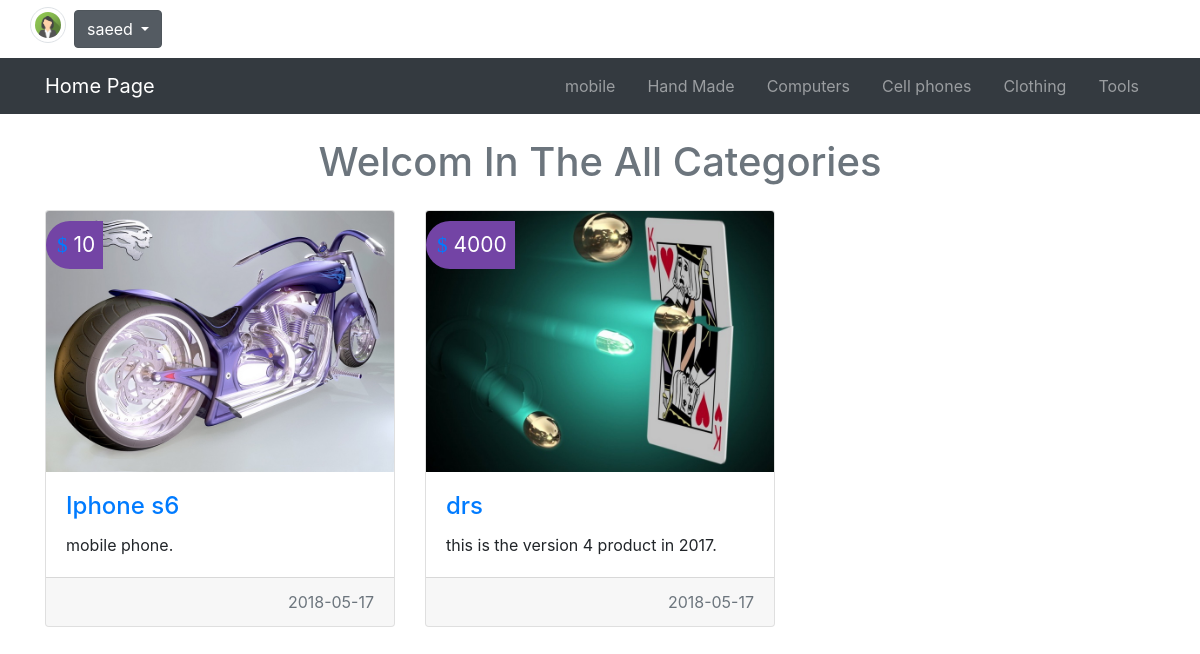
The page /Site/index.php (signed in) on the database its author committed.
### tables this page shows
CREATE TABLE `users` (
  `UserID` int(11) NOT NULL COMMENT 'USE to identify the user',
  `UserName` varchar(255) NOT NULL COMMENT 'user name to login',
  `Password` varchar(255) NOT NULL COMMENT 'password to login',
  `Email` varchar(255) NOT NULL COMMENT 'Email ',
  `FullName` varchar(255) NOT NULL DEFAULT 'Unknown' COMMENT 'Full name to display in page',
  `Avater` varchar(255) NOT NULL,
  `GroupID` int(11) NOT NULL DEFAULT '0' COMMENT 'identify user group',
  `TrustStatus` int(11) NOT NULL DEFAULT '0' COMMENT 'saller Rank',
  `RegStatus` int(11) NOT NULL DEFAULT '0' COMMENT 'user approvel',
  `Date` date NOT NULL
);

CREATE TABLE `categories` (
  `ID` int(11) NOT NULL,
  `Name` varchar(255) NOT NULL,
  `Description` text NOT NULL,
  `Parent` int(11) NOT NULL DEFAULT '0',
  `Ordering` int(11) NOT NULL,
  `Visiblity` tinyint(4) NOT NULL DEFAULT '0',
  `Allow_Comments` tinyint(4) NOT NULL DEFAULT '0',
  `Allow_Ads` tinyint(4) NOT NULL DEFAULT '0'
);

CREATE TABLE `items` (
  `Item_ID` int(11) NOT NULL,
  `Name` varchar(255) NOT NULL,
  `Description` text NOT NULL,
  `Price` varchar(255) NOT NULL,
  `Add_Date` date NOT NULL,
  `Country_Made` varchar(255) NOT NULL,
  `Image` varchar(255) NOT NULL,
  `Status` varchar(255) NOT NULL,
  `Rating` smallint(6) NOT NULL,
  `Approve` tinyint(4) NOT NULL DEFAULT '0',
  `Cat_ID` int(11) NOT NULL,
  `Member_ID` int(11) NOT NULL,
  `Tags` varchar(255) NOT NULL
);

### Site/index.php (called while the page is built, shortened)
<?php
include_once "../include/function/autoloader.php" ;
try
    {
        $cat = new operateDB('categories');
        $data = $cat->Get_all_sorting("ID",$sorting='ASC',$cond ="where Parent = 0" );
    }
    catch(Exception $ex)
    {
        $error = $ex->getMessage();
        $check = FALSE;
    }
include_once "../include/function/init.php";
if(isset($_GET['page']))
           {
               $url = "controller/".$_GET['page'].".php";
               if(is_file($url))
               {
                include_once $url;
               }
               else
               {
                   echo 'error  this is not fille';
               }
           }
          else
          {
            include_once './controller/AllCategories.php';
          }
include_once "../include/templates/footer.php" ;
?>

### app/models/operateDB.php (called while the page is built, shortened)
<?php
   include_once "../include/function/autoloader.php" ;
   class operateDB extends DB_Connect
   {
    private $tablename ;
    function __construct($table)
    {
        $this->tablename = $table;
    }
    function Get_data_by_colum($colum,$cond)
    {
        $this->db = $this->conectDb();
        $stmt = $this->db->conn->prepare("select * from $this->tablename where $colum = ? LIMIT 1");
        $stmt->execute(array($cond));
        $count = $stmt->rowCount();
        $this->data = $stmt->fetch();
        if($count > 0)
        {
            return $this->data ;
             return TRUE;
        }
        else
        {
            throw new Exception("Error Processing Not Found The userName or password error");
            $this->close($this->db);
            return FALSE;
        }
    }
function Get_all_sorting($order,$sorting='ASC',$cond ="",$flag=1)
{
    $this->db = $this->conectDb();
    $stmt = $this->db->conn->prepare("select * from $this->tablename  $cond ORDER by $order $sorting");
    $stmt->execute();
    $count = $stmt->rowCount();
    $this->data = $stmt->fetchAll();
    if($flag == 1)
    {
        if($count > 0)
        {
            return $this->data;
        }
        else
        {
            throw new Exception("Error Processing Not Found The userName or password error");
            $this->close($this->db);
            return FALSE;
        }
    }
    else
    {
        return  $this->data ;
    }
}
function Get_all_ordering($orederby,$type ,$cond="")
    {
        $this->db = $this->conectDb();
        $stmt = $this->db->conn->prepare("select * from $this->tablename $cond ORDER by $orederby $type");
        $stmt->execute();
        $this->data = $stmt->fetchAll();
        $count = $stmt->rowCount();
        if($count > 0)
        {
            return $this->data;
        }
        else
        {
            throw new Exception("Error Processing Not Found Data in Table  ");
            $this->close($this->db);
            return FALSE;
        }
    }
}
?>

### app/models/DB_Connect.php (called while the page is built, shortened)
<?php
class DB_Connect
{
  function conectDb()
  {
    try
    {
        include_once "../include/function/autoloader.php" ;
        $vars = "../include/function/vars.php";
        $db = new database($vars);
    }
    catch(Exception $ex)
            {
                echo $ex->getMessage();
            }
      return $db;
    }
}
?>

### include/function/vars.php (called while the page is built)
<?php
 $host = 'localhost';
 $db = 'shop';
 $dsn = "mysql:host=$host;dbname=$db";
 $user = "root";
 $pass = "";
 $option  =  array(PDO::MYSQL_ATTR_INIT_COMMAND => "set NAMES utf8" );
?>

### app/models/database.php (called while the page is built, shortened)
<?php
  class database
  {
    private $user;
    private $password;
    private $dsn;
    private $option ;
    function __construct($filename)
    {
       $this->user = $user;
       $this->password = $pass ;
       $this->dsn = $dsn;
       $this->option = $option;
    }
   private function connect()
   {
      try
      {
        $this->conn = new PDO($this->dsn,$this->user,$this->password, $this->option );
        return TRUE;
      }
      catch(PDOException $e)
            {
            echo "Connection failed: " . $e->getMessage();
            return FALSE;
            }
   }
  }
?>

### include/function/autoloader.php (called while the page is built, shortened)
<?php
   function autoloader($classname)
   {
      $dirs = ['','./app/models/','./app/','./Site/','views/','models/','./','../app/models/','include/templates','include/function/','include/languages/','controller/','../models/'];
      $formats = ['%s.php.inc','%s.php','%s.class.php','class.%s.php','%sclass.php','%scontroller.php'];
      foreach ($dirs as $dir) {
          foreach ($formats as $format) {
              $path = $dir.sprintf($format,$classname);
              if(file_exists($path))
              {
                  return TRUE;
              }
          }
      }
      return FALSE;
   }
?>

### Site/views/allacategories.php (the view)
<?php if($check != FALSE)
{
 ?>
 <div class="container">
  <h2 class="h1 text-capitalize text-center mt-4 mb-4 text-muted">Welcom In The All Categories </h2>
  <div class="row">
    <?php
     foreach ( $dataall as  $value) {
    ?>
    <div class="col-lg-4 col-md-6 h-100">
            <div class="card h-100 items" >
            <span class="items-price"><i class='fa text-primary'> $</i> <?php echo $value['Price']?></span>
                <img class="card-img-top" src="../app/controller/<?php echo $value['Image']?>" alt="Card image cap">
                <div class="card-body">
                <h4 class="card-title"><a href="?page=profile&action=view&id=<?php echo $value['Item_ID']?>"><?php echo $value['Name']?> </a></h4>
                    <p class="card-text"><?php echo $value['Description']?>.</p>
                </div>
                <div class="card-footer text-muted text-right">
                     <?php echo $value['Add_Date']?>
                </div>
                </div>
            </div>
    <?php } ?>
   </div>
 </div>
 <?php
}else
{
    echo "<div class='container'><div class=\"alert alert-danger mt-4 text-muted text-center\" role=\"alert\">
    Not Have Item To show in This $namecat Categories  !!
    </div>
    </div>";
}
 ?>

### include/templates/navbar.php (shortened to what this page needs)
<div class="upper-bar">
  <div class="container">
   <div class="row">
   <?php
          if(isset($_SESSION['name']) || isset($_SESSION['username']))
          {
            if(isset($_SESSION['username']))
            {
              $na =$_SESSION['username'];
            }
           else
           {
            $na = $_SESSION['name'];
           }
            try
            {
              $user = new operateDB('users');
              $dff = $user->Get_data_by_colum('UserName',$na);
              $classadmin = "d-none";
              if(empty($dff['Avater']))
              {
                echo "<span class='mr-2' style='font-size :24px;'><i class='fa fa-user-circle fa-1x fa-fw'></i></span>";
              }else
              {
                $m = $dff['Avater'];
                echo "<span class='mr-2' style='font-size :24px;'><img class='img-fluid rounded-circle img-thumbnail 'src='../app/controller/$m' style='width:36px; height:36px;position: relative;top: -4px;'></span>";
              }
            echo "<div class=\"dropdown show mr-2 \">
                  <a class=\"btn btn-secondary dropdown-toggle\" href=\"#\" role=\"button\" id=\"dropdownMenuLink\" data-toggle=\"dropdown\" aria-haspopup=\"true\" aria-expanded=\"false\">
                   $na
                  </a>
                  <div class=\"dropdown-menu p-0\" aria-labelledby=\"dropdownMenuLink\">
                  <a href='?page=profile' class='dropdown-item p-2 pl-1'> My Profile</a>
                  <a href='../app/index.php' class='dropdown-item p-2 pl-1  $classadmin '> Dasborad</a>
                  <a href='?page=ads' class='dropdown-item p-2 pl-1'> New Items  </a>
                  <a href='?page=profile#items' class='dropdown-item p-2 pl-1'> MY Items  </a>
                  <a href='?page=logout' class='dropdown-item p-2 pl-1' > Logout </a>
                  </div>
                </div>";
            }
            catch(Exception $ex)
            {
                $error =  $ex->getMessage();
                $message = "<div class=\"alert alert-danger text-muted text-center\" role=\"alert\">
                                This Update not succeeses .<br> $error!
                            </div>";
            }
          }
          else
          {
    ?>
     <div class="controller d-inline-block ml-auto">
        <a href="?page=login">Login/Sign Up</a>
     </div>
          <?php }?>
   </div>
  </div>
</div>
<nav class="navbar navbar-expand-lg navbar-dark bg-dark p-0">
      <div class="container">
        <a class="navbar-brand" href="index.php">Home Page</a>
        <div class="collapse navbar-collapse" id="navbarsExample07">
          <ul class="navbar-nav ml-auto">
               <?php
                  foreach ($data as $value) {
                    $namecat = $value['Name'];
                    $rapace = str_replace(" ","-",$namecat);
                    $id = $value['ID'];
                    echo "
                    <li class=\"nav-item \">
                      <a class=\"nav-link p-3\" href=\"?page=categories&id=$id&catn=$rapace\">$namecat<span class=\"sr-only\">(current)</span></a>
                    </li>
                         ";
                }
               ?>
          </ul>
        </div>
      </div>
    </nav>

### Site/css/site.css (style rules this page uses)
.upper-bar { padding: 10px; background-color: #fff; }
.items { position: relative; }
.items .items-price { position: absolute; background: #7344a5; color: #fff; font-size: 21px; padding: 8px; padding-left: 11px; top: 10px; border-radius: 35px 0 0 35px; }

### rows shown on the page
users: Avater (picture)
categories: Name "mobile"
categories: Name "Hand Made"
categories: Name "Computers"
categories: Name "Cell phones"
categories: Name "Clothing"
categories: Name "Tools"
items: Price "10", Image (picture), Name "Iphone s6", Description "mobile phone", Add_Date "2018-05-17"
items: Price "4000", Image (picture), Name "drs", Description "this is the version 4 product in 2017", Add_Date "2018-05-17"

### other values the page prints
$na "saeed"
